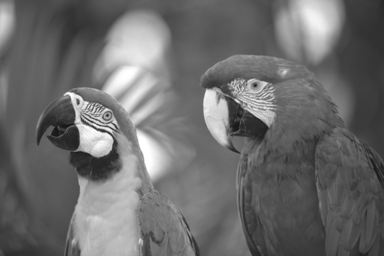
#> input picture NeighborhoodAndConnectedComponents/images/img22gd2.tif, 384 x 256 px
$ python ImageSegmentation_display.py ../images/img22gd2.tif out.png
#> lines starting #> are read from the running program, lines starting #| are printed output that depends on the picture
import numpy as np
from PIL import Image
import matplotlib.pyplot as plt
import matplotlib as mpl

import sys

im = Image.open(sys.argv[1])
#> im is the input picture: PIL image 384x256 L; min 23, max 255, mean 108.1
x = np.array(im)
N=np.max(x)
#> N = 255
cmap = mpl.colors.ListedColormap(np.random.rand(N+1,3))
plt.imshow(x,cmap=cmap,interpolation='none')
plt.colorbar( )
plt.title('Image')
plt.savefig(sys.argv[2])
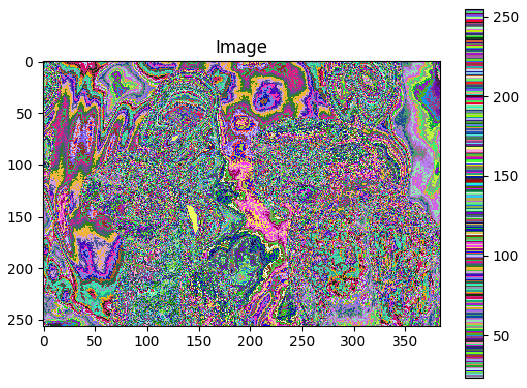
#> figure drawn by matplotlib, 2 panels
# plt.show()
